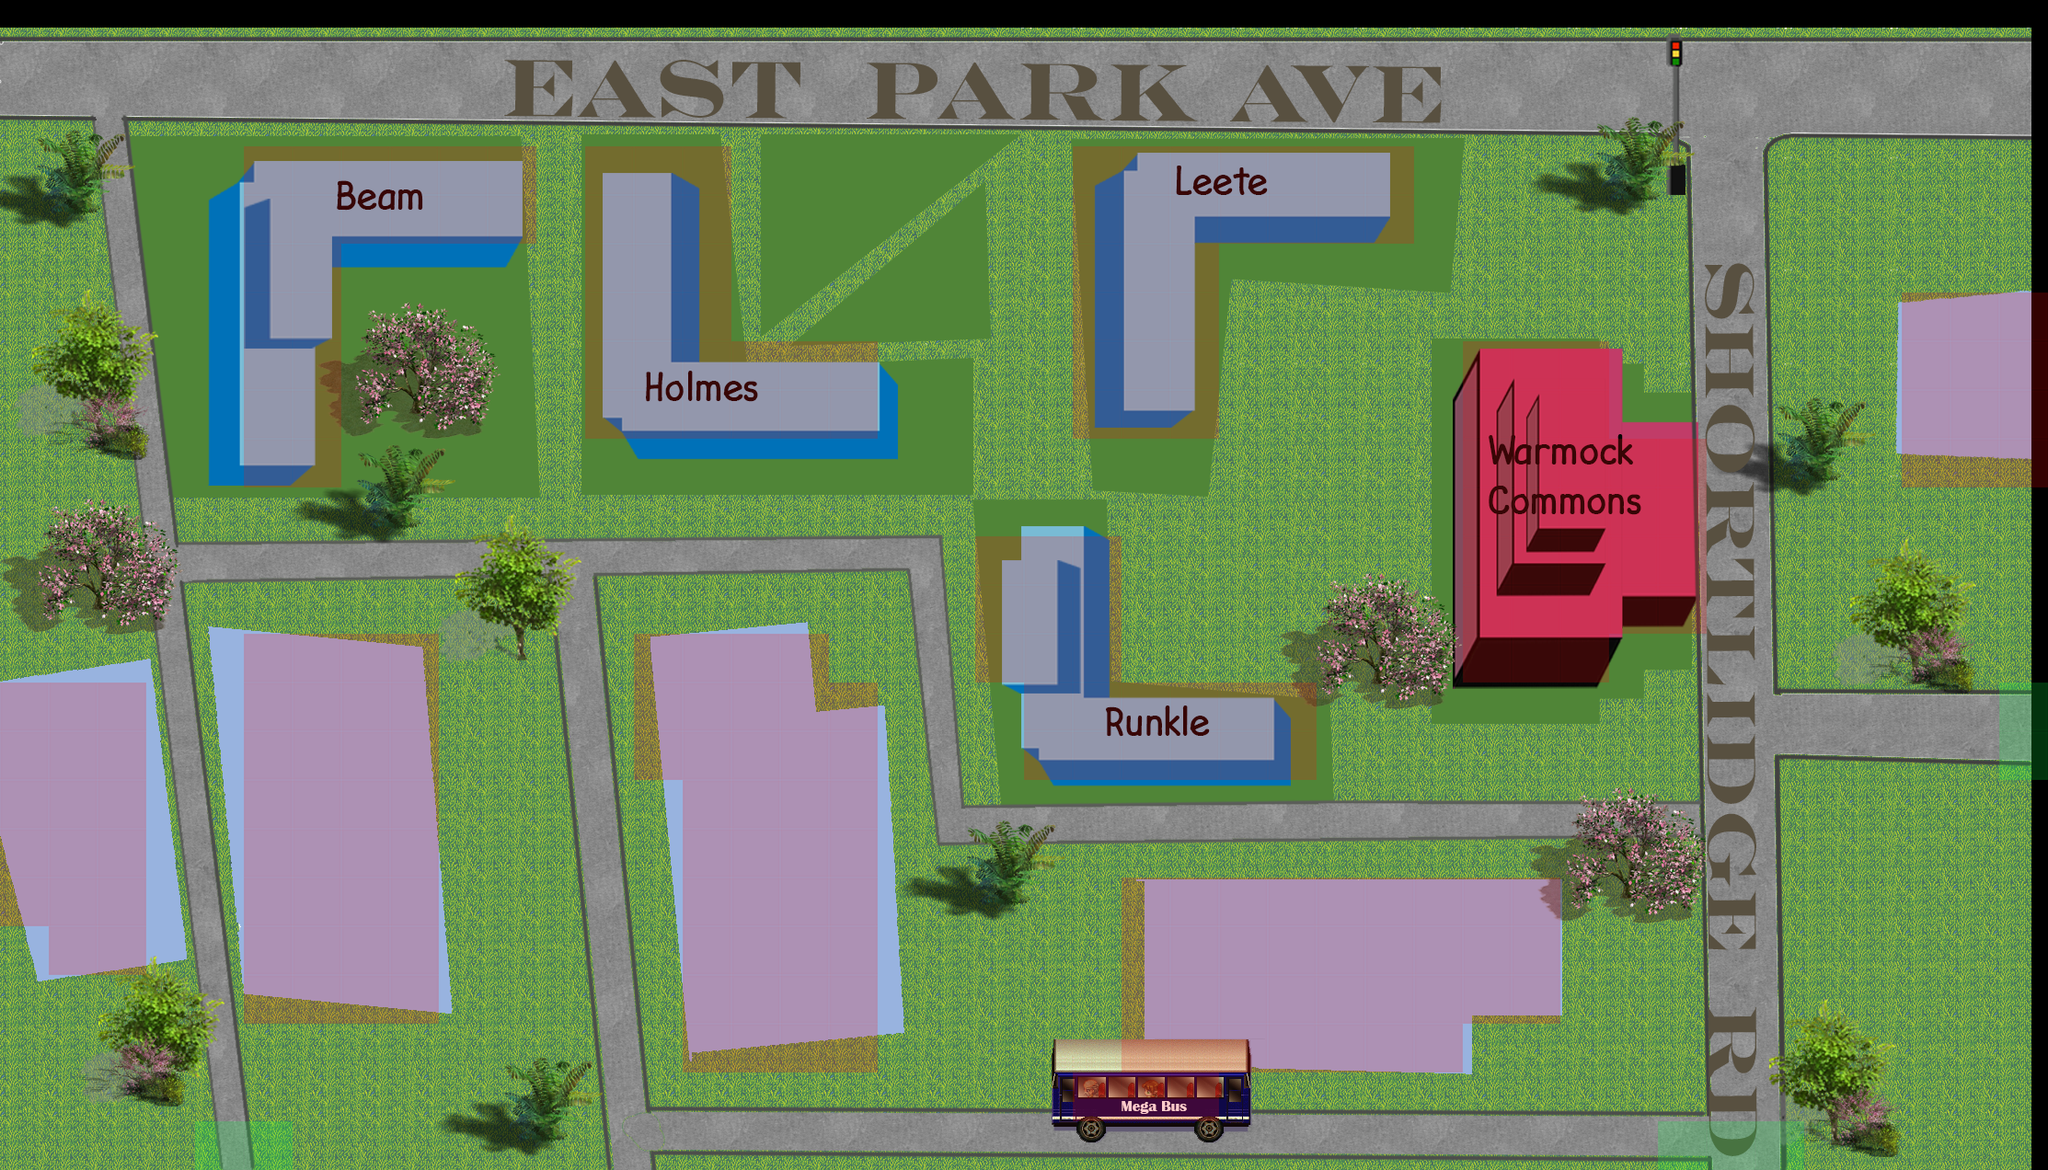

Rendered tile map (Tiled .tmx) drawn with the repository's tilesets; below, a short description and the map source with its tile grids summarised:
An orthogonal 42x24 tile map with 53x53 px tiles, 2 tile layers (Tile Layer 1, building), 2 tilesets.

<map version="1.0" orientation="orthogonal" renderorder="right-down" width="42" height="24" tilewidth="53" tileheight="53" nextobjectid="1">
 <tileset firstgid="1" name="North" tilewidth="53" tileheight="53">
  <image source="North.png" width="2226" height="1272" />
 </tileset>
 <tileset firstgid="1009" name="meta_tiles" tilewidth="53" tileheight="53">
  <image source="meta_tiles.png" width="106" height="53" />
  <tile id="0">
   <properties>
    <property name="collision" value="false" />
   </properties>
  </tile>
  <tile id="1">
   <properties>
    <property name="collision" value="true" />
   </properties>
  </tile>
 </tileset>
 <layer name="Tile Layer 1" width="42" height="24">
  <data>[1008 cells, 1008 non-empty, 1008 distinct tile ids]</data>
 </layer>
 <layer name="building" width="42" height="24">
  <data>[1008 cells, 265 non-empty, 2 distinct tile ids]</data>
 </layer>
</map>
